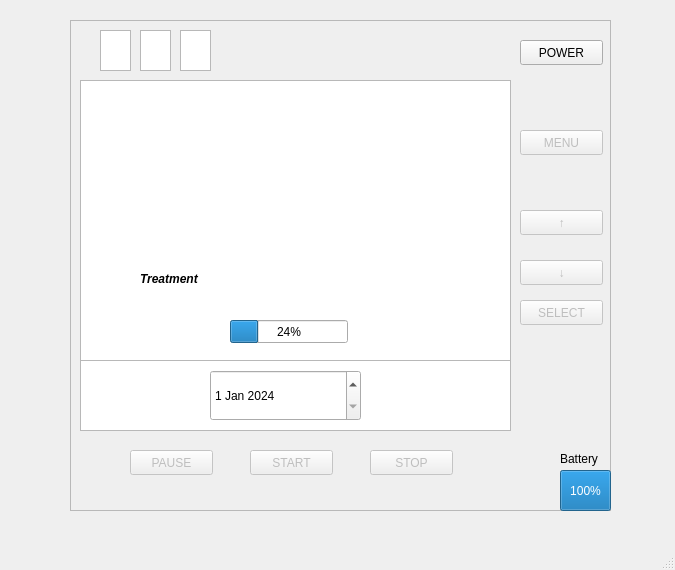
<?xml version="1.0" encoding="UTF-8"?>
<ui version="4.0">
 <class>MainWindow</class>
 <widget class="QMainWindow" name="MainWindow">
  <property name="geometry">
   <rect>
    <x>0</x>
    <y>0</y>
    <width>675</width>
    <height>570</height>
   </rect>
  </property>
  <property name="windowTitle">
   <string>MainWindow</string>
  </property>
  <widget class="QWidget" name="centralwidget">
   <widget class="QFrame" name="frame">
    <property name="geometry">
     <rect>
      <x>70</x>
      <y>20</y>
      <width>541</width>
      <height>491</height>
     </rect>
    </property>
    <property name="frameShape">
     <enum>QFrame::StyledPanel</enum>
    </property>
    <property name="frameShadow">
     <enum>QFrame::Raised</enum>
    </property>
    <widget class="QGraphicsView" name="displayScreen">
     <property name="geometry">
      <rect>
       <x>10</x>
       <y>60</y>
       <width>431</width>
       <height>351</height>
      </rect>
     </property>
    </widget>
    <widget class="QPushButton" name="upButton">
     <property name="enabled">
      <bool>false</bool>
     </property>
     <property name="geometry">
      <rect>
       <x>450</x>
       <y>190</y>
       <width>83</width>
       <height>25</height>
      </rect>
     </property>
     <property name="text">
      <string>↑</string>
     </property>
    </widget>
    <widget class="QPushButton" name="downButton">
     <property name="enabled">
      <bool>false</bool>
     </property>
     <property name="geometry">
      <rect>
       <x>450</x>
       <y>240</y>
       <width>83</width>
       <height>25</height>
      </rect>
     </property>
     <property name="text">
      <string>↓</string>
     </property>
    </widget>
    <widget class="QPushButton" name="startButton">
     <property name="enabled">
      <bool>false</bool>
     </property>
     <property name="geometry">
      <rect>
       <x>180</x>
       <y>430</y>
       <width>83</width>
       <height>25</height>
      </rect>
     </property>
     <property name="text">
      <string>START</string>
     </property>
    </widget>
    <widget class="QPushButton" name="pauseButton">
     <property name="enabled">
      <bool>false</bool>
     </property>
     <property name="geometry">
      <rect>
       <x>60</x>
       <y>430</y>
       <width>83</width>
       <height>25</height>
      </rect>
     </property>
     <property name="text">
      <string>PAUSE</string>
     </property>
    </widget>
    <widget class="QPushButton" name="stopButton">
     <property name="enabled">
      <bool>false</bool>
     </property>
     <property name="geometry">
      <rect>
       <x>300</x>
       <y>430</y>
       <width>83</width>
       <height>25</height>
      </rect>
     </property>
     <property name="text">
      <string>STOP</string>
     </property>
    </widget>
    <widget class="QPushButton" name="menuButton">
     <property name="enabled">
      <bool>false</bool>
     </property>
     <property name="geometry">
      <rect>
       <x>450</x>
       <y>110</y>
       <width>83</width>
       <height>25</height>
      </rect>
     </property>
     <property name="text">
      <string>MENU</string>
     </property>
    </widget>
    <widget class="QPushButton" name="powerButton">
     <property name="geometry">
      <rect>
       <x>450</x>
       <y>20</y>
       <width>83</width>
       <height>25</height>
      </rect>
     </property>
     <property name="text">
      <string>POWER</string>
     </property>
    </widget>
    <widget class="QGraphicsView" name="contactLight">
     <property name="geometry">
      <rect>
       <x>30</x>
       <y>10</y>
       <width>31</width>
       <height>41</height>
      </rect>
     </property>
    </widget>
    <widget class="QGraphicsView" name="treatmentLight">
     <property name="geometry">
      <rect>
       <x>70</x>
       <y>10</y>
       <width>31</width>
       <height>41</height>
      </rect>
     </property>
    </widget>
    <widget class="QGraphicsView" name="contactLostLight">
     <property name="geometry">
      <rect>
       <x>110</x>
       <y>10</y>
       <width>31</width>
       <height>41</height>
      </rect>
     </property>
    </widget>
    <widget class="QLabel" name="option1">
     <property name="geometry">
      <rect>
       <x>60</x>
       <y>120</y>
       <width>341</width>
       <height>51</height>
      </rect>
     </property>
     <property name="text">
      <string/>
     </property>
    </widget>
    <widget class="QLabel" name="option2">
     <property name="geometry">
      <rect>
       <x>60</x>
       <y>190</y>
       <width>341</width>
       <height>51</height>
      </rect>
     </property>
     <property name="text">
      <string/>
     </property>
    </widget>
    <widget class="QLabel" name="option3">
     <property name="geometry">
      <rect>
       <x>60</x>
       <y>250</y>
       <width>341</width>
       <height>51</height>
      </rect>
     </property>
     <property name="text">
      <string/>
     </property>
    </widget>
    <widget class="QPushButton" name="selectButton">
     <property name="enabled">
      <bool>false</bool>
     </property>
     <property name="geometry">
      <rect>
       <x>450</x>
       <y>280</y>
       <width>83</width>
       <height>25</height>
      </rect>
     </property>
     <property name="text">
      <string>SELECT</string>
     </property>
    </widget>
    <widget class="QProgressBar" name="battery">
     <property name="geometry">
      <rect>
       <x>490</x>
       <y>450</y>
       <width>51</width>
       <height>41</height>
      </rect>
     </property>
     <property name="value">
      <number>100</number>
     </property>
    </widget>
    <widget class="QLabel" name="label">
     <property name="geometry">
      <rect>
       <x>490</x>
       <y>430</y>
       <width>51</width>
       <height>17</height>
      </rect>
     </property>
     <property name="text">
      <string>Battery</string>
     </property>
    </widget>
    <widget class="QDateEdit" name="dateInput">
     <property name="enabled">
      <bool>true</bool>
     </property>
     <property name="geometry">
      <rect>
       <x>140</x>
       <y>350</y>
       <width>151</width>
       <height>51</height>
      </rect>
     </property>
     <property name="dateTime">
      <datetime>
       <hour>0</hour>
       <minute>0</minute>
       <second>0</second>
       <year>2024</year>
       <month>1</month>
       <day>1</day>
      </datetime>
     </property>
    </widget>
    <widget class="QListWidget" name="listWidget">
     <property name="geometry">
      <rect>
       <x>10</x>
       <y>60</y>
       <width>431</width>
       <height>281</height>
      </rect>
     </property>
    </widget>
    <widget class="QLabel" name="treatmentLabel">
     <property name="geometry">
      <rect>
       <x>70</x>
       <y>250</y>
       <width>311</width>
       <height>17</height>
      </rect>
     </property>
     <property name="font">
      <font>
       <weight>75</weight>
       <italic>true</italic>
       <bold>true</bold>
      </font>
     </property>
     <property name="text">
      <string>Treatment</string>
     </property>
    </widget>
    <widget class="QProgressBar" name="progressBar">
     <property name="geometry">
      <rect>
       <x>160</x>
       <y>300</y>
       <width>118</width>
       <height>23</height>
      </rect>
     </property>
     <property name="value">
      <number>24</number>
     </property>
    </widget>
    <widget class="QCustomPlot" name="plotWidget" native="true">
     <property name="geometry">
      <rect>
       <x>20</x>
       <y>70</y>
       <width>411</width>
       <height>161</height>
      </rect>
     </property>
    </widget>
   </widget>
  </widget>
  <widget class="QMenuBar" name="menubar">
   <property name="geometry">
    <rect>
     <x>0</x>
     <y>0</y>
     <width>675</width>
     <height>22</height>
    </rect>
   </property>
  </widget>
  <widget class="QStatusBar" name="statusbar"/>
 </widget>
 <customwidgets>
  <customwidget>
   <class>QCustomPlot</class>
   <extends>QWidget</extends>
   <header>qcustomplot.h</header>
   <container>1</container>
  </customwidget>
 </customwidgets>
 <resources/>
 <connections/>
</ui>
